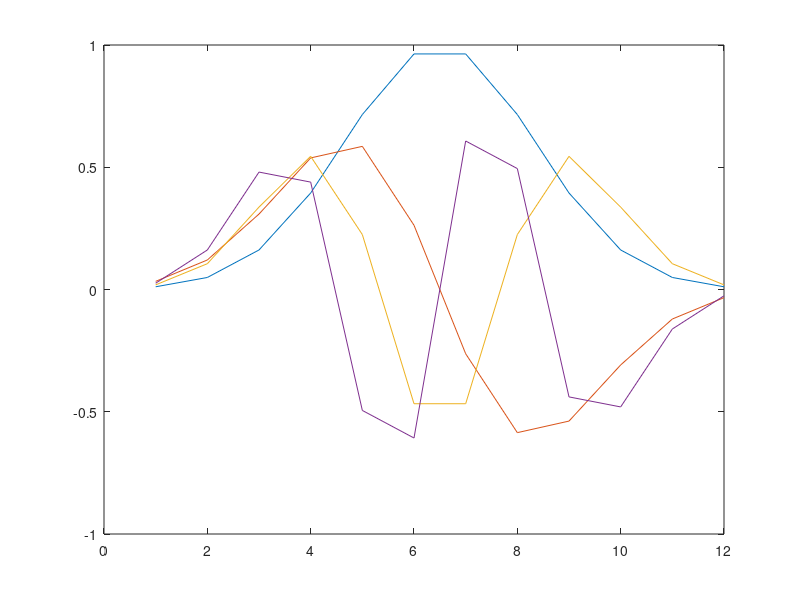

Reproduce this figure in MATLAB.
pkg load signal

# for normalizing values into filter coefficients
normalize = @(v) ( v / norm(v) );

# for each of copy-pasting into C++ code
to_string = @(v) ( strcat(strjoin(arrayfun(@(x) num2str(x, 8),v,'UniformOutput',false),', '), "\n") );

# gaussian function and its derivates, calculated using wolfram alpha
#
# was previously using hann window, but was bothered by the fact that the 1st
# and 3rd derivate coefficients were just negations of each other
# this seems to work just as well for sinousoids but may produce more interesting
# (accurate?) results for other wave shapes
#
# this is essentially doing the same thing as the `gaussian` function,
# just keeping it more general so we can use it derivates as well
a = 0.5; # chosen semi-arbitrarily to give relatively even values in the output filter coefficients
f_g0 = @(x, L) ( exp( -(a*x)^2/2 ) );
f_g1 = @(x, L) ( -a*x * exp( -(a*x)^2/2) );
a = 0.6;
f_g2 = @(x, L) ( a * (a*x^2 - 1) * exp( -(a*x)^2/2) );
a = 0.65;
f_g3 = @(x, L) ( -a^2*x * (a*x^2 - 3) * exp( -(a*x)^2/2 ) );

size0 = 12;
size1 = 12;
size2 = 12;
size3 = 12;

values0 = linspace(-size0/2, size0/2, size0);
values1 = linspace(-size1/2, size1/2, size1);
values2 = linspace(-size2/2, size2/2, size2);
values3 = linspace(-size3/2, size3/2, size3);

# normalizing the output since we're going to end up doing comparisons on the
# filter outputs anyway, so this should hopefully resulting in more consistent
# scaling for said comparisons
f0 = arrayfun(f_g0, values0, size0);
f1 = arrayfun(f_g1, values1, size1);
f2 = arrayfun(f_g2, values2, size2);
f3 = arrayfun(f_g3, values3, size3);

hold off
plot(f0)
hold on
plot(f1)
plot(f2)
plot(f3)

# formatting for ease of copy-and-paste into c++ code
out0 = to_string(f0)
out1 = to_string(f1)
out2 = to_string(f2)
out3 = to_string(f3)
